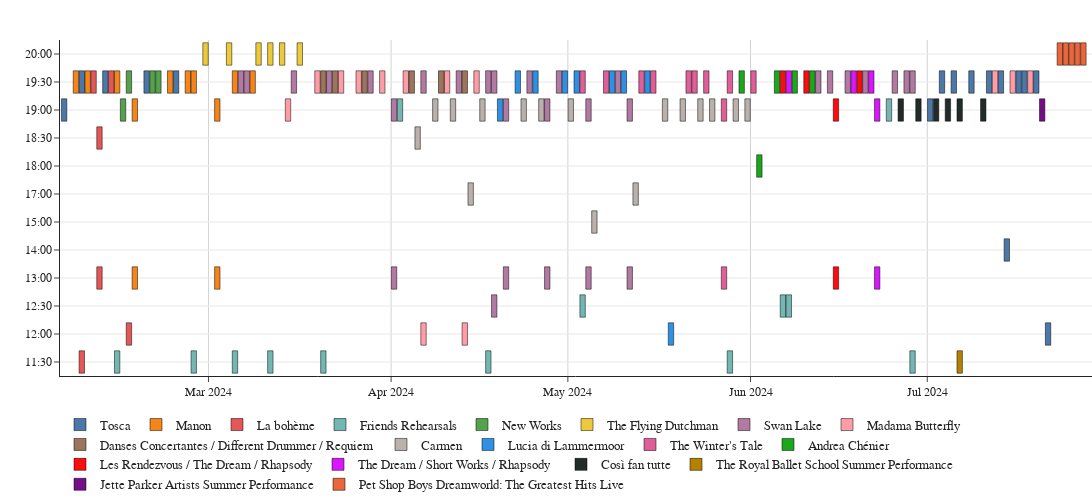

Notebook cell for this chart:
### Code cell
import plotly.express as px


def plot_events(events_df, colour1="T10", colour2="Dark24"):
    """
    Plot the timeline of the upcoming events on the Main Stage
    """
    today = pd.Timestamp.today(tz="Europe/London") - pd.Timedelta(hours=1)
    events_df_sub = events_df.query(
        "location == 'Main Stage' & date >= @today.date()"
    ).reset_index(drop=True)
    # Start time: 1:00, End time: 23:00 of the event date
    events_df_sub["timestamp_start"] = events_df_sub.timestamp.dt.floor(
        "D"
    ) + pd.Timedelta(hours=1)
    events_df_sub["timestamp_end"] = events_df_sub.timestamp.dt.ceil(
        "D"
    ) - pd.Timedelta(hours=1)

    events_df_sub["date_str"] = events_df_sub.timestamp.dt.strftime("%b %-d, %Y")

    colour1_list = getattr(px.colors.qualitative, colour1)
    colour2_list = getattr(px.colors.qualitative, colour2)
    combined = colour1_list + colour2_list
    fig = px.timeline(
        events_df_sub,
        x_start="timestamp_start",
        x_end="timestamp_end",
        y="time",
        custom_data=["title", "url", "date_str"],
        color="title",
        title="Royal Opera House Events",
        template="simple_white",
        hover_name="url",
        color_discrete_sequence=combined,
    )
    # Keep first 5 characters of the y axis marks
    fig.update_yaxes(
        categoryorder="category ascending",
        showgrid=True,
        tickvals=events_df_sub.time.unique(),
        ticktext=[str(x)[:5] for x in events_df_sub.time.unique()],
        title="",
    )
    fig.update_xaxes(
        title="",
        showgrid=True,
        gridwidth=1,
        gridcolor="LightGray",
    )
    fig.update_layout(
        hovermode="closest",
        hoverdistance=1000,
        width=1700,
        height=500,
        margin=dict(l=0, r=0, b=0, t=40, pad=0),
    )
    fig.update_layout(
        hoverlabel=dict(
            font_size=16,
            font_family="Gotham",
            font_color="White",
            bgcolor="#C7102E",
        ),
        legend=dict(
            title="",
            title_font=dict(size=15, family="Gotham"),
            font=dict(size=13, family="Gotham"),
            orientation="h",
        ),
        title=None,
        xaxis=dict(
            range=[
                today,
                events_df_sub.timestamp_end.max() + pd.Timedelta(days=1),
            ]
        ),
    )
    fig.layout.font.family = "Gotham"
    fig.update_traces(
        hovertemplate="<br>".join(
            [
                "%{customdata[0]}",
                "%{customdata[2]}",
                "%{y}",
            ],
        )
        + "<extra></extra>",
        marker=dict(opacity=1, line=dict(width=0.5, color="Black")),
    )
    fig.show()
    fig.write_image(f"output/ROH_events.png", scale=3)


plot_events(events_df)
